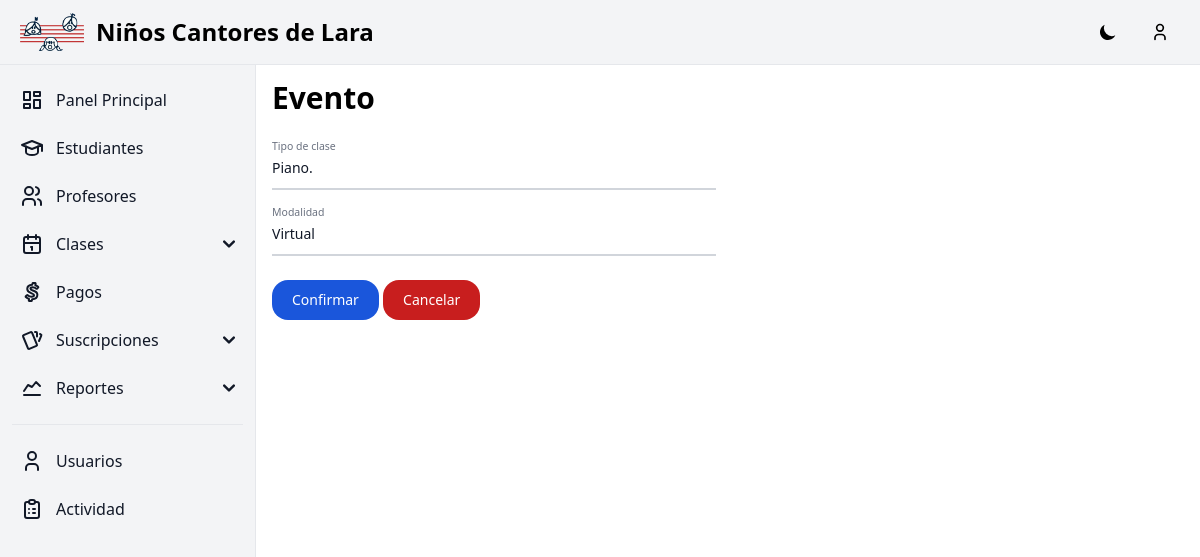
The app's page /lesson_types/update/12/ (signed in), older data.
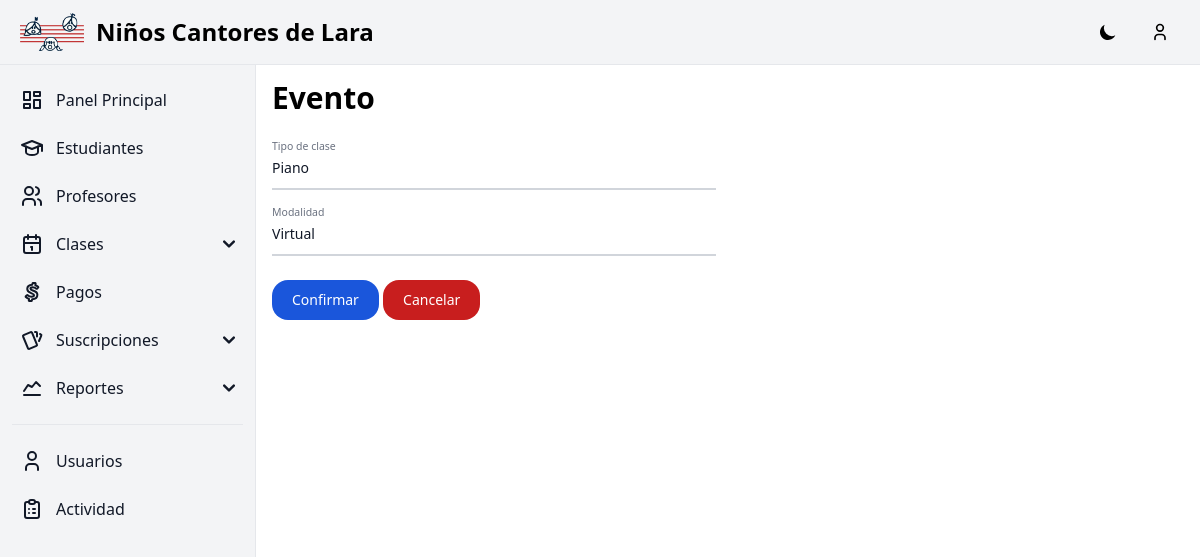
The same page, newer data.
### apps/home/models.py (models this page shows, shortened)
class LessonType(models.Model):
    cathedra = models.CharField(verbose_name=_('Cathedra'), max_length=255)
    modality = models.CharField(verbose_name=_('Modality'), max_length=255)
    class Meta:
        constraints = [
            UniqueConstraint(fields=['cathedra', 'modality'], name='unique_lesson_type')
        ]

### apps/lesson_types/views.py (the view, shortened to what this page needs)
# urls.py: path('update/<int:pk>/', LessonTypes_UpdateView.as_view(), name='lesson-types-update'),
class LessonTypes_UpdateView(UpdateView):
    model = LessonType
    form_class = LessonTypeForm
    template_name = 'forms/lesson_types_form.html'
    success_url = '/lesson_types/'

### apps/lesson_types/forms.py
class LessonTypeForm(forms.ModelForm):
    class Meta:
        model = LessonType
        fields = ['cathedra', 'modality']
        labels = {
            'cathedra': 'Tipo de clase',
            'modality': 'Modalidad',
        }
    def __init__(self, *args, **kwargs):
        super(LessonTypeForm, self).__init__(*args, **kwargs)
        self.fields['cathedra'].widget.attrs.update({'class': 'block py-2.5 px-0 w-full text-sm text-gray-900 bg-transparent border-0 border-b-2 border-gray-300 appearance-none dark:text-white dark:border-gray-600 dark:focus:border-blue-500 focus:outline-none focus:ring-0 focus:border-blue-600 peer', 'placeholder': ' '})
        self.fields['modality'].widget.attrs.update({'class': 'block py-2.5 px-0 w-full text-sm text-gray-900 bg-transparent border-0 border-b-2 border-gray-300 appearance-none dark:text-white dark:border-gray-600 dark:focus:border-blue-500 focus:outline-none focus:ring-0 focus:border-blue-600 peer', 'placeholder': ' '})

### templates/forms/lesson_types_form.html (shortened to what this page needs)
{% extends "base.html" %}
{% block content %}
<h2 class="text-3xl font-extrabold dark:text-white">Evento</h2>
<form method="post" class='mt-8'>
    <div class="grid grid-cols-1 lg:grid-cols-2 md:gap-6">
        <div class="relative z-0 w-full mb-6 group">
            {{ form.cathedra }}
            <label for="{{ form.cathedra.id_for_label }}" class="peer-focus:font-medium absolute text-sm text-gray-500 dark:text-gray-400 duration-300 transform -translate-y-6 scale-75 top-3 -z-10 origin-[0] peer-focus:left-0 peer-focus:text-blue-600 peer-focus:dark:text-blue-500 peer-placeholder-shown:scale-100 peer-placeholder-shown:translate-y-0 peer-focus:scale-75 peer-focus:-translate-y-6">{{ form.cathedra.label }}</label>
        </div>
    </div>
    <div class="grid grid-cols-1 lg:grid-cols-2 md:gap-6">
        <div class="relative z-0 w-full mb-6 group">
            {{ form.modality }}
            <label for="{{ form.modality.id_for_label }}" class="peer-focus:font-medium absolute text-sm text-gray-500 dark:text-gray-400 duration-300 transform -translate-y-6 scale-75 top-3 -z-10 origin-[0] peer-focus:left-0 peer-focus:text-blue-600 peer-focus:dark:text-blue-500 peer-placeholder-shown:scale-100 peer-placeholder-shown:translate-y-0 peer-focus:scale-75 peer-focus:-translate-y-6">{{ form.modality.label }}</label>
        </div>
    </div>
    <button type="submit" class="text-white bg-blue-700 hover:bg-blue-800 focus:ring-4 focus:outline-none focus:ring-blue-300 font-medium rounded-2xl text-sm w-full sm:w-auto px-5 py-2.5 text-center dark:bg-blue-600 dark:hover:bg-blue-700 dark:focus:ring-blue-800">Confirmar</button>
    <button type="button" onclick="window.location.href = '{% url 'lesson-types-list' %}'" class="text-white bg-red-700 hover:bg-red-800 focus:ring-4 focus:outline-none focus:ring-red-300 font-medium rounded-2xl text-sm w-full sm:w-auto px-5 py-2.5 text-center dark:bg-red-600 dark:hover:bg-red-700 dark:focus:ring-red-800">
        Cancelar
    </button>
</form>
{% endblock %}

Row changes from the older to the newer data that the page shows:
changed LessonType "Virtual": cathedra "Piano." → "Piano"
